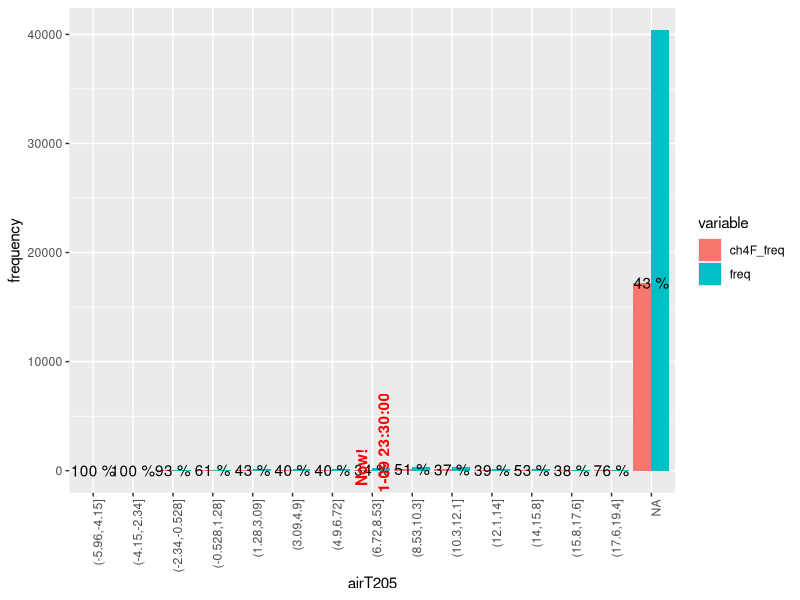

This chart was generated by the following R code: (Note: this script raises an error after producing the figure.)
rm(list=ls())

library(tidyverse)


# Read the output of the second script
data <- read_csv('raw_data/merged_data.csv')

# NaN to Na
data[is.na(data)] <- NA



# Make figures
colnames(data) <- c('time', 'ch4f', 'airT205','airT038','soilT005','soilT010','soilT050',
                    'waterT010','waterT030','ORP010','ORP030','WTH','SM')
col <- colnames(data)




for (i in c(3:13)){
  
  # Frequency...
  df <- data

  use <- df %>% select(col[i])
  minimum <- min(use, na.rm=TRUE)
  maximum <- max(use, na.rm=TRUE)
  bin <- (maximum - minimum)/14
  
  df[,i] <- cut(data.matrix(use), breaks = seq(minimum,maximum,bin))
  

  result <- df %>% group_by(eval(parse(text=col[i]))) %>%
    dplyr::summarise(ch4F_freq = n_distinct(ch4f), freq = n())
  colnames(result) <- c('x', 'ch4F_freq', 'freq')
  
  
  result1 <- result %>% mutate(percent = round(100*ch4F_freq/freq))
  result2 <- gather(result1,val="frequency",key="variable",-c(1,4))
  
  # latest data 
  use <- tail(df[,i],1)
  now <- tail(df[,1],1)

  
  
  # Figure
  p <- result2 %>% ggplot(aes(x= x,y = frequency, fill = variable)) + 
    geom_bar(stat="identity", position=position_dodge()) +
    theme(axis.text.x = element_text(angle = 90, hjust = 1)) + xlab(col[i]) +
    geom_text(aes(label= ifelse(variable == 'ch4F_freq', paste(percent,"%"),''))) +
    geom_text(aes(label= ifelse(variable == 'freq' & as.numeric(x) == as.numeric(use), 
                                paste('Now!',now$time,sep="\n"),'')),
              fontface = "bold", colour='red', angle = 90)

  ggsave(paste0("figure/",col[i],".png"),plot=p) 
  
}


